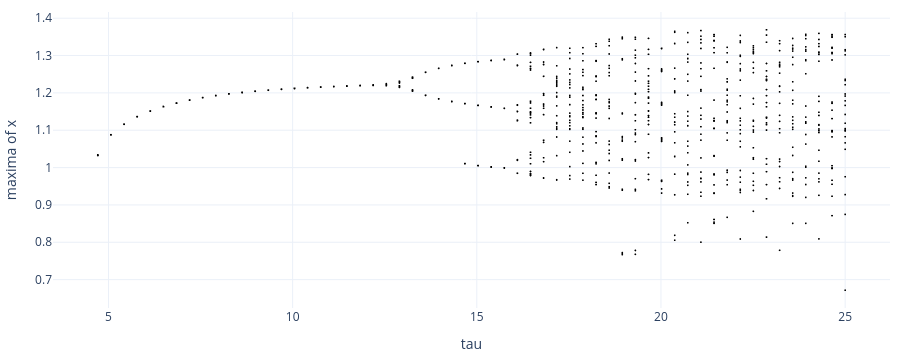
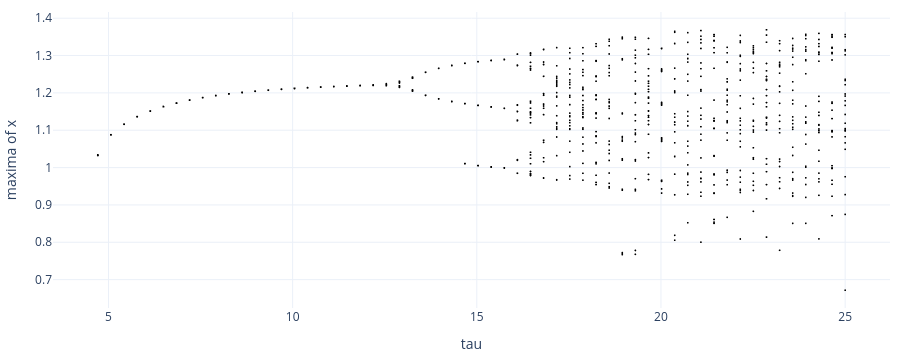

Notebook code cell kept with these figures, in order:
### Markdown cell above
**Maxima against τ.**

### Code cell
import numpy as np
T_, M = [], []
for tau in np.linspace(4, 25, 60):
    x = ex.m.run(keep=False, tau=tau, total=1500, trans=800)["x"]
    k = np.where((x[1:-1] > x[:-2]) & (x[1:-1] > x[2:]))[0] + 1
    T_ += [tau] * len(k); M += list(x[k])
show_figure(go.Figure(go.Scattergl(x=T_, y=M, mode="markers", marker=dict(size=2, color="black"))),
            xaxis_title="tau", yaxis_title="maxima of x", height=360)

### Figure 1 — Plotly figure (JSON) as saved in the notebook; plotly's stock layout.template omitted (floating-point values rounded to 4 significant figures; data arrays with more than 128 entries replaced by an {"elided": "..."} marker saying what was removed)
{"data": [{"marker": {"color": "black", "size": 2}, "mode": "markers", "type": "scattergl", "x": {"elided": "1443 float values"}, "y": {"elided": "1443 float values"}}], "layout": {"height": 360, "margin": {"b": 40, "l": 50, "r": 10, "t": 10}, "paper_bgcolor": "white", "plot_bgcolor": "white", "xaxis": {"title": {"text": "tau"}}, "yaxis": {"title": {"text": "maxima of x"}}}}

### Figure 2 — Plotly figure (JSON) as saved in the notebook; plotly's stock layout.template omitted (floating-point values rounded to 4 significant figures; data arrays with more than 128 entries replaced by an {"elided": "..."} marker saying what was removed)
{"data": [{"marker": {"color": "black", "size": 2}, "mode": "markers", "type": "scattergl", "x": {"elided": "1443 float values"}, "y": {"elided": "1443 float values"}}], "layout": {"height": 360, "margin": {"b": 40, "l": 50, "r": 10, "t": 10}, "paper_bgcolor": "white", "plot_bgcolor": "white", "xaxis": {"title": {"text": "tau"}}, "yaxis": {"title": {"text": "maxima of x"}}}}
